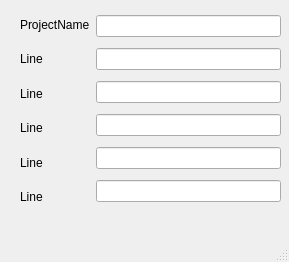
<?xml version="1.0" encoding="UTF-8"?>
<ui version="4.0">
 <class>MainWindow</class>
 <widget class="QMainWindow" name="MainWindow">
  <property name="geometry">
   <rect>
    <x>0</x>
    <y>0</y>
    <width>289</width>
    <height>262</height>
   </rect>
  </property>
  <property name="windowTitle">
   <string>MainWindow</string>
  </property>
  <widget class="QWidget" name="centralwidget">
   <widget class="QWidget" name="horizontalLayoutWidget">
    <property name="geometry">
     <rect>
      <x>20</x>
      <y>10</y>
      <width>261</width>
      <height>201</height>
     </rect>
    </property>
    <layout class="QHBoxLayout" name="horizontalLayout">
     <item>
      <layout class="QVBoxLayout" name="verticalLayout">
       <item>
        <widget class="QLabel" name="label">
         <property name="text">
          <string>ProjectName</string>
         </property>
        </widget>
       </item>
       <item>
        <widget class="QLabel" name="label_2">
         <property name="text">
          <string>Line</string>
         </property>
        </widget>
       </item>
       <item>
        <widget class="QLabel" name="label_4">
         <property name="text">
          <string>Line</string>
         </property>
        </widget>
       </item>
       <item>
        <widget class="QLabel" name="label_5">
         <property name="text">
          <string>Line</string>
         </property>
        </widget>
       </item>
       <item>
        <widget class="QLabel" name="label_6">
         <property name="text">
          <string>Line</string>
         </property>
        </widget>
       </item>
       <item>
        <widget class="QLabel" name="label_3">
         <property name="text">
          <string>Line</string>
         </property>
        </widget>
       </item>
      </layout>
     </item>
     <item>
      <layout class="QVBoxLayout" name="verticalLayout_2">
       <item>
        <widget class="QLineEdit" name="lineEdit"/>
       </item>
       <item>
        <widget class="QLineEdit" name="lineEdit_4"/>
       </item>
       <item>
        <widget class="QLineEdit" name="lineEdit_5"/>
       </item>
       <item>
        <widget class="QLineEdit" name="lineEdit_6"/>
       </item>
       <item>
        <widget class="QLineEdit" name="lineEdit_3"/>
       </item>
       <item>
        <widget class="QLineEdit" name="lineEdit_2"/>
       </item>
      </layout>
     </item>
    </layout>
   </widget>
  </widget>
  <widget class="QMenuBar" name="menubar">
   <property name="geometry">
    <rect>
     <x>0</x>
     <y>0</y>
     <width>289</width>
     <height>23</height>
    </rect>
   </property>
  </widget>
  <widget class="QStatusBar" name="statusbar"/>
 </widget>
 <resources/>
 <connections/>
</ui>
